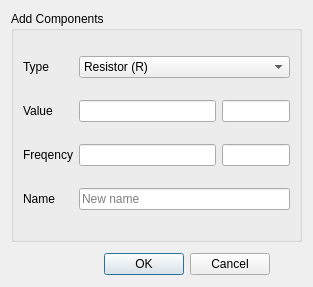
<?xml version="1.0" encoding="UTF-8"?>
<ui version="4.0">
 <class>AddComponentsDialog</class>
 <widget class="QDialog" name="AddComponentsDialog">
  <property name="windowModality">
   <enum>Qt::ApplicationModal</enum>
  </property>
  <property name="enabled">
   <bool>true</bool>
  </property>
  <property name="geometry">
   <rect>
    <x>0</x>
    <y>0</y>
    <width>313</width>
    <height>287</height>
   </rect>
  </property>
  <property name="minimumSize">
   <size>
    <width>272</width>
    <height>270</height>
   </size>
  </property>
  <property name="windowTitle">
   <string>Add...</string>
  </property>
  <widget class="QGroupBox" name="groupBox">
   <property name="geometry">
    <rect>
     <x>11</x>
     <y>11</y>
     <width>291</width>
     <height>231</height>
    </rect>
   </property>
   <property name="title">
    <string>Add Components</string>
   </property>
   <layout class="QGridLayout" name="gridLayout">
    <item row="0" column="1" colspan="2">
     <widget class="QComboBox" name="comboBox">
      <item>
       <property name="text">
        <string>Resistor (R)</string>
       </property>
      </item>
      <item>
       <property name="text">
        <string>Capacitor (C)</string>
       </property>
      </item>
      <item>
       <property name="text">
        <string>Inductance (L)</string>
       </property>
      </item>
      <item>
       <property name="text">
        <string>DC_Power</string>
       </property>
      </item>
      <item>
       <property name="text">
        <string>DC_Current</string>
       </property>
      </item>
      <item>
       <property name="text">
        <string>AC_Power</string>
       </property>
      </item>
      <item>
       <property name="text">
        <string>AC_Current</string>
       </property>
      </item>
     </widget>
    </item>
    <item row="0" column="0">
     <widget class="QLabel" name="label">
      <property name="text">
       <string>Type</string>
      </property>
     </widget>
    </item>
    <item row="1" column="1">
     <widget class="QLineEdit" name="ValueLineEdit">
      <property name="sizePolicy">
       <sizepolicy hsizetype="Expanding" vsizetype="Fixed">
        <horstretch>2</horstretch>
        <verstretch>0</verstretch>
       </sizepolicy>
      </property>
     </widget>
    </item>
    <item row="1" column="2">
     <widget class="QLineEdit" name="ValueUnitLineEdit">
      <property name="sizePolicy">
       <sizepolicy hsizetype="Expanding" vsizetype="Fixed">
        <horstretch>1</horstretch>
        <verstretch>0</verstretch>
       </sizepolicy>
      </property>
     </widget>
    </item>
    <item row="2" column="2">
     <widget class="QLineEdit" name="FrqUnitLineEdit">
      <property name="sizePolicy">
       <sizepolicy hsizetype="Expanding" vsizetype="Fixed">
        <horstretch>1</horstretch>
        <verstretch>0</verstretch>
       </sizepolicy>
      </property>
     </widget>
    </item>
    <item row="2" column="0">
     <widget class="QLabel" name="label_6">
      <property name="text">
       <string>Freqency</string>
      </property>
     </widget>
    </item>
    <item row="1" column="0">
     <widget class="QLabel" name="label_3">
      <property name="text">
       <string>Value</string>
      </property>
     </widget>
    </item>
    <item row="2" column="1">
     <widget class="QLineEdit" name="FrqLineEdit">
      <property name="sizePolicy">
       <sizepolicy hsizetype="Expanding" vsizetype="Fixed">
        <horstretch>2</horstretch>
        <verstretch>0</verstretch>
       </sizepolicy>
      </property>
     </widget>
    </item>
    <item row="3" column="0">
     <widget class="QLabel" name="label_2">
      <property name="text">
       <string>Name</string>
      </property>
     </widget>
    </item>
    <item row="3" column="1" colspan="2">
     <widget class="QLineEdit" name="NameLineEdit">
      <property name="placeholderText">
       <string>New name</string>
      </property>
     </widget>
    </item>
   </layout>
  </widget>
  <widget class="QDialogButtonBox" name="buttonBox">
   <property name="geometry">
    <rect>
     <x>90</x>
     <y>250</y>
     <width>193</width>
     <height>28</height>
    </rect>
   </property>
   <property name="orientation">
    <enum>Qt::Horizontal</enum>
   </property>
   <property name="standardButtons">
    <set>QDialogButtonBox::Cancel|QDialogButtonBox::Ok</set>
   </property>
   <property name="centerButtons">
    <bool>true</bool>
   </property>
  </widget>
 </widget>
 <tabstops>
  <tabstop>comboBox</tabstop>
  <tabstop>ValueLineEdit</tabstop>
  <tabstop>FrqLineEdit</tabstop>
  <tabstop>NameLineEdit</tabstop>
  <tabstop>ValueUnitLineEdit</tabstop>
  <tabstop>FrqUnitLineEdit</tabstop>
 </tabstops>
 <resources/>
 <connections>
  <connection>
   <sender>buttonBox</sender>
   <signal>rejected()</signal>
   <receiver>AddComponentsDialog</receiver>
   <slot>reject()</slot>
   <hints>
    <hint type="sourcelabel">
     <x>316</x>
     <y>260</y>
    </hint>
    <hint type="destinationlabel">
     <x>286</x>
     <y>274</y>
    </hint>
   </hints>
  </connection>
  <connection>
   <sender>buttonBox</sender>
   <signal>accepted()</signal>
   <receiver>AddComponentsDialog</receiver>
   <slot>accept()</slot>
   <hints>
    <hint type="sourcelabel">
     <x>248</x>
     <y>254</y>
    </hint>
    <hint type="destinationlabel">
     <x>157</x>
     <y>274</y>
    </hint>
   </hints>
  </connection>
  <connection>
   <sender>comboBox</sender>
   <signal>currentIndexChanged(QString)</signal>
   <receiver>AddComponentsDialog</receiver>
   <slot>showFreq()</slot>
   <hints>
    <hint type="sourcelabel">
     <x>151</x>
     <y>74</y>
    </hint>
    <hint type="destinationlabel">
     <x>5</x>
     <y>-2</y>
    </hint>
   </hints>
  </connection>
 </connections>
 <slots>
  <slot>showFreq()</slot>
 </slots>
</ui>
